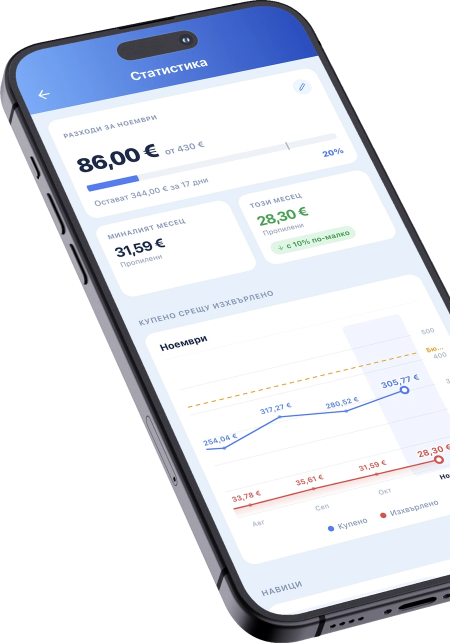
#> input picture _build/img-original/bg/habits.webp, 900 x 1286 px (shown at 1/2 size)
$ python -i store-shots-lang.py   (imports and definitions only)
#> lines starting #> are read from the running program, lines starting #| are printed output that depends on the picture
#!/usr/bin/env python3
"""Pozele de magazin pentru o limba noua, pe iPhone ("iPhone 6.9", 1290x2796) si pe Android
("Android Phone", 1080x1920), pornind de la pozele romanesti si de la capturile de ecran ale
limbii noi (1290x2796, PNG de pe iPhone).

Fiecare poza arata un ecran: scan, fridge, recipes, notify, stats, habits, waste, family, list,
budget. Ordinea difera: iPhone 1..10 = scan fridge recipes notify stats habits waste family list
budget; Android 1..10 = scan fridge recipes list notify stats budget family habits waste.

Ecranele cu telefonul drept (fridge, recipes, stats, family, list, budget) se fac cu functiile din
store-shots.py, respectiv store-shots-android.py (aceeasi rama, aceleasi carduri ridicate), iar
antetul se redeseneaza peste fundalul curat.

notify: poza romaneasca (ecranul nu are text), cu mesajul si ora din notificare rescrise.

scan, habits, waste vin din Figma: se pastreaza poza romaneasca si se inlocuieste doar continutul
ecranelor si textul.
  scan    telefonul din stanga (ecranul de dupa scanare), rotit in perspectiva; silueta telefonului
          din dreapta se scade din masca, altfel ecranul nou intra in coltul ramei lui. Telefonul
          din dreapta primeste captura Previzualizare a limbii (fisierul WhatsApp din folder), dar
          fotografia bonului si miniatura raman cele romanesti, asa a cerut proprietarul.
  habits, waste  doua telefoane inclinate, cate unul in fiecare poza, iar fiecare intra cu un colt
          in poza vecina (cadrele stau la GAP unul de altul).
Omografiile: marginile ecranului masurate pe ramele romanesti (drepte potrivite pe tranzitia
rama/ecran), iar dreptunghiul din captura care cade pe ecran (RECT) e calibrat cu SIFT pe
iconitele categoriilor (eroare 0.4px pe iPhone, 0.35px pe Android).

Masca ecranului se ia din poza romaneasca: zona luminoasa marginita de rama intunecata, cu
gaurile umplute, fara Dynamic Island / camera si fara ce acopera ecranul.

Fontul: Poppins nu are chirilice, asa ca pentru bg se foloseste Montserrat (aceeasi familie
geometrica), la aceeasi marime: inaltimea majusculelor e practic aceeasi (700 vs 702/1000).

Utilizare: store-shots-lang.py --lang bg --device iphone|android --fonts <dir> [--shots 1,2,...]
  [--out <dir>]  implicit <fridgy finished>/<Limba>/<iPhone 6.9 | Android Phone>; cu --out: <dir>/<Limba>/
Textele sunt in store-texts.py; capturile limbii se iau din <fridgy finished>/<Limba>/, sortate (RAW_ORDER).
"""
import argparse
import importlib.util
import os

import numpy as np
from PIL import Image, ImageDraw, ImageFilter, ImageFont
from scipy import ndimage as ndi

HERE = os.path.dirname(os.path.abspath(__file__))


# [5 lines left out: function load, not called in this run]


# [2 lines not run here, left out]
# [1 line that did not run here, left out]
SS = 2

# [1 line not run here, left out]
FOLDERS = {'bg': 'Bulgarian', 'es': 'Spanish', 'it': 'Italian', 'pl': 'Polish', 'pt': 'Portuguese', 'cs': 'Czech',
           'el': 'Greek', 'fi': 'Finnish', 'sk': 'Slovak', 'hr': 'Croatian', 'sl': 'Slovenian', 'lt': 'Lithuanian',
           'lv': 'Latvian', 'et': 'Estonian', 'ga': 'Irish', 'mt': 'Maltese'}
# Poppins nu are chirilice si greaca; la malteza ii lipseste doar ħ, care se deseneaza din h + bara (SYNTH)
FONTS = {'bg': ('Montserrat-Bold.ttf', 'Montserrat-Medium.ttf', 1.0),
         'el': ('Commissioner-Bold.ttf', 'Commissioner-Medium.ttf', 1.0)}  # instante wght 756 / 538 = grosimea Poppins Bold / Medium
POPPINS = ('Poppins-Bold.ttf', 'Poppins-Medium.ttf', 1.0)
SYNTH = {'ħ': 'h', 'Ħ': 'H'}
# capturile limbii, sortate dupa nume, sunt in aceasta ordine (asa le-a facut proprietarul pentru toate limbile)
RAW_ORDER = ['scan', 'fridge', 'list', 'stats', 'habits', 'waste', 'family', 'recipes', 'budget']


# [16 lines left out: function lang_config, not called in this run]


def M(rows):
    return np.array(rows, float)


# [72 lines that did not run here, left out]


def shift(Mx, d):
    return np.array([[1, 0, d[0]], [0, 1, d[1]], [0, 0, 1]], float) @ Mx


def native(img):
    """Capturile au 1290x2796; una mai mica (aceeasi proportie) se mareste."""
    return img if img.size == (1290, 2796) else img.resize((1290, 2796), Image.LANCZOS)


def strip_native(img):
    """sm.strip_status_bar pe captura nativa: se aplica la 945x2048, iar banda refacuta se mareste."""
    small = img.resize((945, 2048), Image.LANCZOS)
    a = np.asarray(small)
    b = sm.strip_status_bar(a)
    changed = (np.abs(b.astype(int) - a.astype(int)).sum(2) > 0)
    if not changed.any():
        return img
    rows = 210
    fix = Image.fromarray(b[:rows]).resize((img.width, round(rows * img.width / 945)), Image.LANCZOS)
    m = Image.fromarray((changed[:rows] * 255).astype(np.uint8)).resize(fix.size, Image.BILINEAR)
    m = m.filter(ImageFilter.MaxFilter(5)).filter(ImageFilter.GaussianBlur(1.5))
    out = img.copy()
    out.paste(fix, (0, 0), m)
    return out


# [258 lines left out: functions warp, screen_mask, back_mask, swap_screen, clean_text, synth_bar and 8 more, not called in this run]


# eticheta "Total" din captura de scanare (1290x2796): incepe la x=62, linia de baza y=2486, SF semibold
# ~14pt; Inter wght 650 / opsz 14 la 41.5px are aceeasi latime, inaltime si grosime
TOTAL = {'x': 62, 'base': 2486, 'size': 41.5, 'erase': (55, 2445, 600, 2495), 'font': 'Inter-SemiBold.ttf'}


# [83 lines left out: functions retitle_total, build, main, not called in this run]


# [2 lines not run here, left out]

>>> from PIL import Image
>>> picture = Image.open('img-original/bg/habits.webp')
#> picture is the input picture: PIL image 900x1286 RGBA; mean R, G, B, A 214.8, 220.6, 233.8, 168.3
>>> result = strip_native(picture)
#> in strip_native, `small = img.resize((945, 2048), Image.LANCZOS)`:
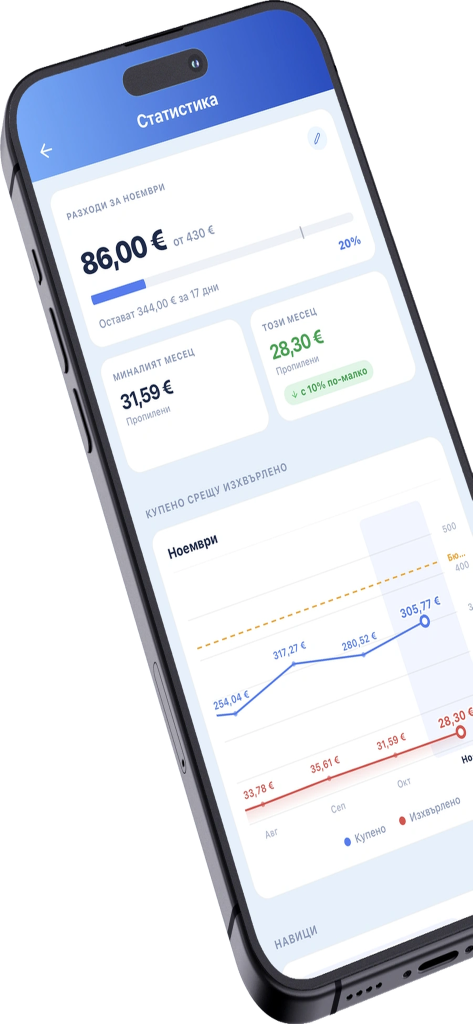
#> small: PIL image 945x2048 RGBA (shown at 1/2 size); mean R, G, B, A 138.3, 141.8, 149.4, 168.3; transparent parts drawn white
#> (the run stopped early here; a loop or call above may not have finished)
